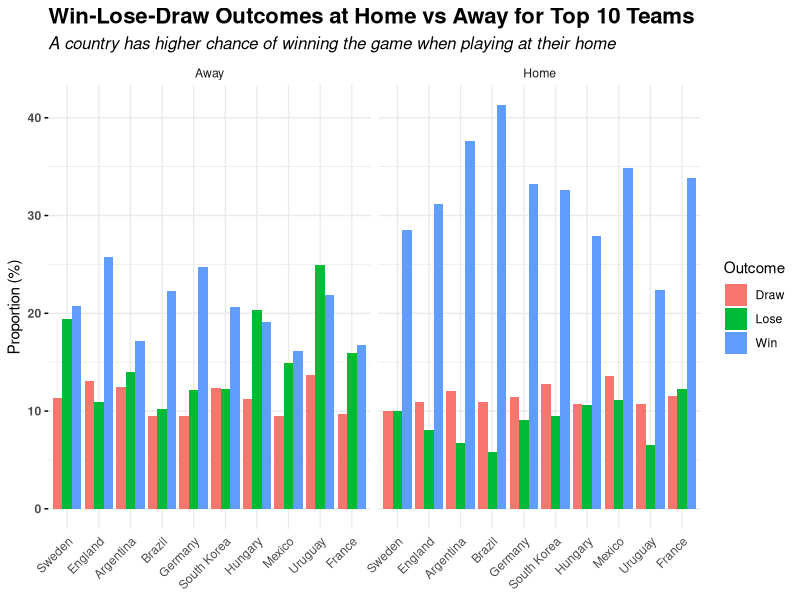

This figure's R source:
## ---- chunk 1
#| message: FALSE 
library(tidyverse) 
## ---- chunk 2
#| message: FALSE 
# Import dataset & Extract only year from the date column 
df <- read_csv("results.csv") |> 
  mutate(date = year(as.Date(date)), na.rm = TRUE) 
## ---- chunk 3
# Combine home, away, and neutral outcomes into a single data frame for each team
home_outcomes <- df %>%
  mutate(location = "Home", team = home_team, outcome = case_when(
    home_score > away_score ~ "Win",
    home_score < away_score ~ "Lose",
    TRUE ~ "Draw"
  )) %>%
  select(team, outcome, location)

away_outcomes <- df %>%
  mutate(location = "Away", team = away_team, outcome = case_when(
    home_score < away_score ~ "Win",
    home_score > away_score ~ "Lose",
    TRUE ~ "Draw"
  )) %>%
  select(team, outcome, location)

neutral_outcomes <- df %>%
  filter(neutral == TRUE) %>%
  mutate(location = "Neutral", outcome = case_when(
    home_score > away_score ~ "Home Win",
    home_score < away_score ~ "Away Win",
    TRUE ~ "Draw"
  )) %>%
  select(home_team, away_team, outcome, location)

all_outcomes <- bind_rows(home_outcomes, away_outcomes, neutral_outcomes)
first_three_columns <- all_outcomes |>
  select(team, outcome, location)

# Calculate the count of Win, Lose, and Draw for each team at each location
team_outcomes <- first_three_columns |>
  group_by(team, outcome, location) |>
  filter(!is.na(team)) |>
  summarise(count = n(), .groups = 'drop')

# Calculate the total matches played by each team
total_matches <- team_outcomes %>%
  group_by(team) %>%
  summarise(total = sum(count), .groups = 'drop')

# Filter to get the top 10 teams by total matches played
top_10_teams <- total_matches |>
  arrange(desc(total)) |>
  slice(1:10) |>
  pull(team)

# Filter the team outcomes to only include the top 10 teams
team_outcomes_filtered <- team_outcomes %>%
  filter(team %in% top_10_teams)

# Calculate the percentage of outcomes for each team at each location
team_outcomes_filtered <- team_outcomes_filtered %>%
  left_join(total_matches, by = "team") %>%
  mutate(proportion = count / total * 100)

# Create a bar plot comparing win-lose-draw outcomes for the top 10 teams
ggplot(team_outcomes_filtered, aes(x = fct_reorder(team, total, .desc = TRUE), y = proportion, fill = outcome)) +
  geom_bar(stat = "identity", position = "dodge") +
  facet_wrap(~location) +
  labs(title = "Win-Lose-Draw Outcomes at Home vs Away for Top 10 Teams",
       subtitle = "A country has higher chance of winning the game when playing at their home",
       x = NULL, y = "Proportion (%)", fill = "Outcome") +
  theme_minimal() +
  theme(axis.text.x = element_text(angle = 45, hjust = 1), 
        axis.text.y = element_text(face = "bold"), 
        axis.ticks.y = element_line(color = "black", linetype = "solid", lineend = "butt"), 
        plot.title = element_text(face = "bold", size = 16), 
        plot.subtitle = element_text(face = "italic", size = 12))
